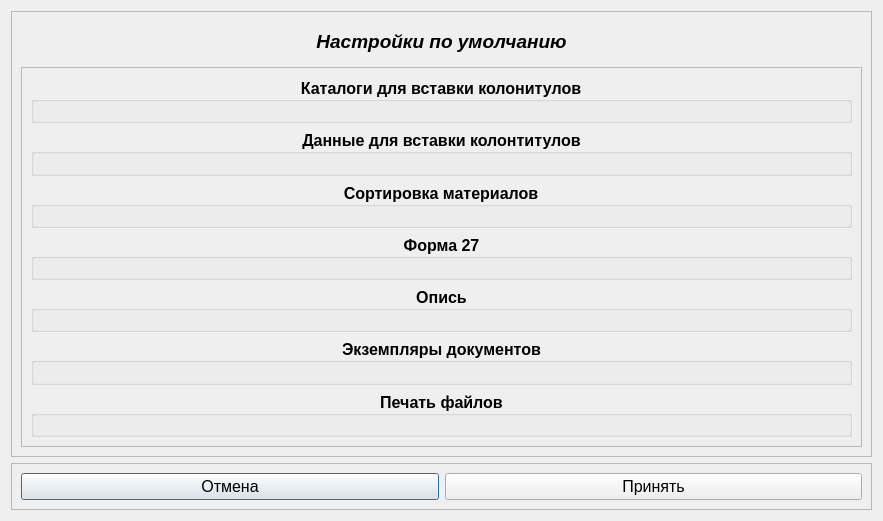
<?xml version="1.0" encoding="UTF-8"?>
<ui version="4.0">
 <class>Dialog</class>
 <widget class="QDialog" name="Dialog">
  <property name="geometry">
   <rect>
    <x>0</x>
    <y>0</y>
    <width>883</width>
    <height>521</height>
   </rect>
  </property>
  <property name="windowTitle">
   <string>Изменение настроек</string>
  </property>
  <layout class="QGridLayout" name="gridLayout">
   <item row="0" column="0">
    <widget class="QScrollArea" name="scrollArea">
     <property name="maximumSize">
      <size>
       <width>16777215</width>
       <height>16777215</height>
      </size>
     </property>
     <property name="widgetResizable">
      <bool>true</bool>
     </property>
     <widget class="QWidget" name="scrollAreaWidgetContents">
      <property name="geometry">
       <rect>
        <x>0</x>
        <y>0</y>
        <width>863</width>
        <height>448</height>
       </rect>
      </property>
      <layout class="QGridLayout" name="gridLayout_4">
       <item row="0" column="0" colspan="2">
        <widget class="QLabel" name="label_10">
         <property name="sizePolicy">
          <sizepolicy hsizetype="Preferred" vsizetype="Preferred">
           <horstretch>0</horstretch>
           <verstretch>0</verstretch>
          </sizepolicy>
         </property>
         <property name="minimumSize">
          <size>
           <width>0</width>
           <height>0</height>
          </size>
         </property>
         <property name="maximumSize">
          <size>
           <width>16777215</width>
           <height>40</height>
          </size>
         </property>
         <property name="font">
          <font>
           <pointsize>14</pointsize>
           <weight>75</weight>
           <italic>true</italic>
           <bold>true</bold>
           <stylestrategy>PreferAntialias</stylestrategy>
          </font>
         </property>
         <property name="text">
          <string>Настройки по умолчанию</string>
         </property>
         <property name="alignment">
          <set>Qt::AlignCenter</set>
         </property>
        </widget>
       </item>
       <item row="2" column="0" colspan="2">
        <widget class="QFrame" name="frame_sett">
         <property name="sizePolicy">
          <sizepolicy hsizetype="Preferred" vsizetype="Preferred">
           <horstretch>0</horstretch>
           <verstretch>0</verstretch>
          </sizepolicy>
         </property>
         <property name="maximumSize">
          <size>
           <width>16777215</width>
           <height>16777215</height>
          </size>
         </property>
         <property name="frameShape">
          <enum>QFrame::StyledPanel</enum>
         </property>
         <property name="frameShadow">
          <enum>QFrame::Raised</enum>
         </property>
         <layout class="QGridLayout" name="gridLayout_10">
          <item row="0" column="0">
           <layout class="QGridLayout" name="gridLayout_8">
            <item row="6" column="0">
             <widget class="QGroupBox" name="groupBox_catalog_print_default">
              <property name="font">
               <font>
                <pointsize>12</pointsize>
                <weight>75</weight>
                <bold>true</bold>
               </font>
              </property>
              <property name="title">
               <string>Печать файлов</string>
              </property>
              <property name="alignment">
               <set>Qt::AlignCenter</set>
              </property>
              <layout class="QGridLayout" name="gridLayout_17">
               <item row="0" column="0">
                <layout class="QGridLayout" name="gridLayout_print"/>
               </item>
              </layout>
             </widget>
            </item>
            <item row="4" column="0">
             <widget class="QGroupBox" name="groupBox_inventory_default">
              <property name="font">
               <font>
                <pointsize>12</pointsize>
                <weight>75</weight>
                <bold>true</bold>
               </font>
              </property>
              <property name="title">
               <string>Опись</string>
              </property>
              <property name="alignment">
               <set>Qt::AlignCenter</set>
              </property>
              <layout class="QGridLayout" name="gridLayout_15">
               <item row="0" column="0">
                <layout class="QGridLayout" name="gridLayout_inventory"/>
               </item>
              </layout>
             </widget>
            </item>
            <item row="1" column="0">
             <widget class="QGroupBox" name="groupBox_data_default">
              <property name="font">
               <font>
                <pointsize>12</pointsize>
                <weight>75</weight>
                <bold>true</bold>
               </font>
              </property>
              <property name="title">
               <string>Данные для вставки колонтитулов</string>
              </property>
              <property name="alignment">
               <set>Qt::AlignCenter</set>
              </property>
              <layout class="QGridLayout" name="gridLayout_13">
               <item row="0" column="0">
                <layout class="QGridLayout" name="gridLayout_data"/>
               </item>
              </layout>
             </widget>
            </item>
            <item row="0" column="0">
             <widget class="QGroupBox" name="groupBox_catalog_insert_default">
              <property name="font">
               <font>
                <pointsize>12</pointsize>
                <weight>75</weight>
                <bold>true</bold>
               </font>
              </property>
              <property name="title">
               <string>Каталоги для вставки колонитулов</string>
              </property>
              <property name="alignment">
               <set>Qt::AlignCenter</set>
              </property>
              <layout class="QGridLayout" name="gridLayout_3">
               <item row="0" column="0">
                <layout class="QGridLayout" name="gridLayout_catalog"/>
               </item>
              </layout>
             </widget>
            </item>
            <item row="5" column="0">
             <widget class="QGroupBox" name="groupBox_instance">
              <property name="font">
               <font>
                <pointsize>12</pointsize>
                <weight>75</weight>
                <bold>true</bold>
               </font>
              </property>
              <property name="title">
               <string>Экземпляры документов</string>
              </property>
              <property name="alignment">
               <set>Qt::AlignCenter</set>
              </property>
              <layout class="QGridLayout" name="gridLayout_16">
               <item row="0" column="0">
                <layout class="QGridLayout" name="gridLayout_instance"/>
               </item>
              </layout>
             </widget>
            </item>
            <item row="3" column="0">
             <widget class="QGroupBox" name="groupBox_form_27_default">
              <property name="font">
               <font>
                <pointsize>12</pointsize>
                <weight>75</weight>
                <bold>true</bold>
               </font>
              </property>
              <property name="title">
               <string>Форма 27</string>
              </property>
              <property name="alignment">
               <set>Qt::AlignCenter</set>
              </property>
              <layout class="QGridLayout" name="gridLayout_14">
               <item row="0" column="0">
                <layout class="QGridLayout" name="gridLayout_form_27"/>
               </item>
              </layout>
             </widget>
            </item>
            <item row="2" column="0">
             <widget class="QGroupBox" name="groupBox_sp">
              <property name="font">
               <font>
                <pointsize>12</pointsize>
                <weight>75</weight>
                <bold>true</bold>
               </font>
              </property>
              <property name="title">
               <string>Сортировка материалов</string>
              </property>
              <property name="alignment">
               <set>Qt::AlignCenter</set>
              </property>
              <layout class="QGridLayout" name="gridLayout_6">
               <item row="0" column="0">
                <layout class="QGridLayout" name="gridLayout_sp"/>
               </item>
              </layout>
             </widget>
            </item>
           </layout>
          </item>
         </layout>
        </widget>
       </item>
      </layout>
     </widget>
    </widget>
   </item>
   <item row="1" column="0">
    <widget class="QFrame" name="frame_2">
     <property name="sizePolicy">
      <sizepolicy hsizetype="Preferred" vsizetype="Fixed">
       <horstretch>0</horstretch>
       <verstretch>0</verstretch>
      </sizepolicy>
     </property>
     <property name="frameShape">
      <enum>QFrame::StyledPanel</enum>
     </property>
     <property name="frameShadow">
      <enum>QFrame::Raised</enum>
     </property>
     <layout class="QGridLayout" name="gridLayout_5">
      <item row="0" column="0">
       <widget class="QPushButton" name="pushButton_cancel">
        <property name="sizePolicy">
         <sizepolicy hsizetype="Preferred" vsizetype="Fixed">
          <horstretch>0</horstretch>
          <verstretch>0</verstretch>
         </sizepolicy>
        </property>
        <property name="font">
         <font>
          <pointsize>12</pointsize>
          <weight>50</weight>
          <bold>false</bold>
         </font>
        </property>
        <property name="text">
         <string>Отмена</string>
        </property>
       </widget>
      </item>
      <item row="0" column="1">
       <widget class="QPushButton" name="pushButton_ok">
        <property name="sizePolicy">
         <sizepolicy hsizetype="Preferred" vsizetype="Fixed">
          <horstretch>0</horstretch>
          <verstretch>0</verstretch>
         </sizepolicy>
        </property>
        <property name="font">
         <font>
          <pointsize>12</pointsize>
          <weight>50</weight>
          <bold>false</bold>
         </font>
        </property>
        <property name="text">
         <string>Принять</string>
        </property>
       </widget>
      </item>
     </layout>
    </widget>
   </item>
  </layout>
 </widget>
 <resources/>
 <connections/>
</ui>
